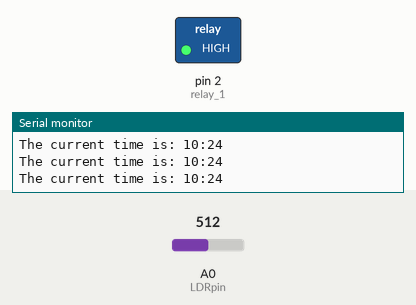
Recording of a sketch running on a simulated Arduino Uno, built with avr-gcc and run on an emulated ATmega328P. Shown: switched loads named in the sketch (green lamp = pin HIGH), the last lines printed to the serial monitor. The test bench sets the inputs (shaded band); at power-on: A0 (LDRpin) = 512. The local clock reads 2024-03-15 10:24:30 at power-on unless the sketch sets it.

Above: at 1.8 s.
1.9 s: A0 (LDRpin) set to 489
At 3.0 s:
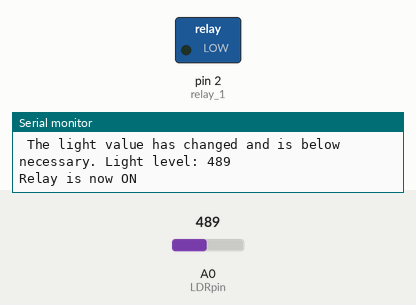
3.5 s: A0 (LDRpin) set to 510
At 4.4 s:
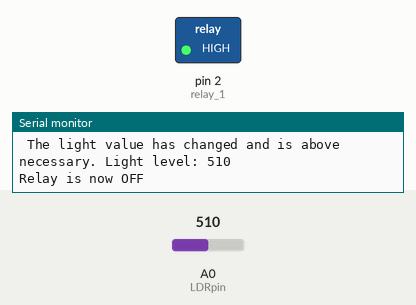
5.6 s: A0 (LDRpin) set to 490
At 7.0 s:
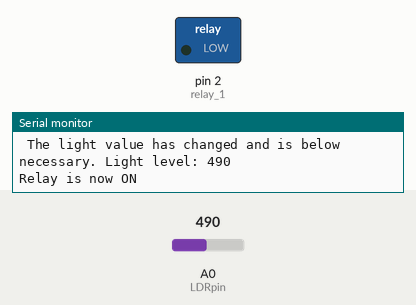
7.6 s: A0 (LDRpin) set to 511
At 9.6 s:
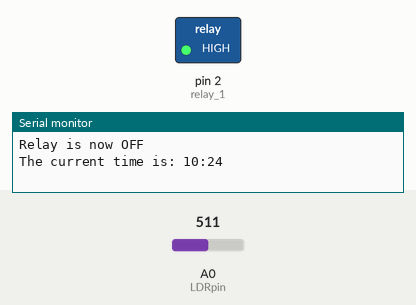
Timing chart, 0 to 10.7 s (numbered marks = the images above; inputs shaded):
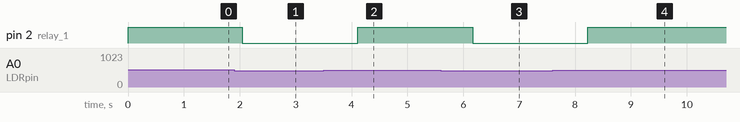

Measured:
- the behaviour switches between 501 and 500 on A0 (LDRpin) (found by bisection; images 0 and 1)
- after the input at 1.9 s, pin 2 (relay_1): HIGH → LOW after 0.15 s
- after the input at 3.5 s, pin 2 (relay_1): LOW → HIGH after 0.61 s
- after the input at 5.6 s, pin 2 (relay_1): HIGH → LOW after 0.57 s
- after the input at 7.6 s, pin 2 (relay_1): LOW → HIGH after 0.63 s

The sketch:

Lighting_system_V2.ino
```cpp
/*

    AUTOMATIC LIGHTING SYSTEM
      using an arduino uno


This code was written by Wessel M.
Last updated on 5-1-2019.

Feel free to use this code in you projects.
If you use this code in a tutorial, a reference to my github would be appreciated.
For information about this code visit my github.
 https://github.com/WesselM


Parts used:
 - Arduino Uno (REV 3)
 - Real Time Clock (Adafruit DS3231)
 - Photoresistor (Light Dependent Resistor)
 - 4 Channel relay module (2PH63083A)
 - GROW Led Strip (5050 LED Strip DC12V 3:1)
 - 10 K ohm resistor
 - Jumper wires (male-male & male-female)

Functions of the components.
  The Real Time Clock breakout board is a low-cost, extremely accurate I2C real-time clock (RTC).
    The device incorporates a battery input, and maintains accurate timekeeping when main power to the device is interrupted.
  The Photoresistor is an electrical component whose resistance is influenced by the amount of light.
    The resistance value of an LDR decreases as the LDR is illuminated more strongly.
  The 2PH63083A 4 channel relay module is used to control equipment with high currents.
    In this project, the relay switches the power to a water pump on or off.
  The GROW Led Strip is a led strip made specific for growing plants.
    It's 3 red, 1 blue color setup gives off a light that stimulates aplant grow and blooming.
  The 10 K ohm resistor has a constant resistance of 10 kilo ohm.


Connections:
  Arduino:        RTC DS3231:
  5V              VCC                             (positive power)
  GND             GND                             (negative power)
  SDA             SDA                             (I2C serial data transfer)
  SCL             SCL                             (I2C serial clock signal transfer)

  Arduino:        Extra:          Photoresistor:
  5V              --              left terminal   (positive power)
  GND             10K resistor    right terminal  (negative power)
  analog 0        --              right terminal  (data transfer)

  Arduino:        Relay:
  5V              VCC                             (positive power)
  GND             GND                             (negative power)
  digital 2       IN1                             (control signal)

  Power supply:   Relay:          GROW Led Strip:
  12 VDC          K1 NC           Positive wire   (positive power)
  GND             --              Negative wire   (negative power)

*/

//============================================================================================================================================//


// include the DS3231 libary from Rinky Dink Electronics (http://www.rinkydinkelectronics.com/library.php?id=73)
#include <DS3231.h>

// start an instance of the DS3231 class using the hardware I2C interface
DS3231  rtc(SDA, SCL);

// change the following values to suit your equipment
const int minimum_light_level = 500;
const int start_time = 1000;  // 10:00
const int end_time = 1630;    // 18:00

// I/O pin defenitions
const int LDRpin = A0;
const int relay_1 = 2;

// constant values
const int relay_on = 0;
const int relay_off = 1;

// global variables
int LDR_value = 0;
int lamp_status = 0;
int current_time = 0;
String time_string = "";


//============================================================================================================================================//


void setup() {
  // initialize serial communicatoin
  Serial.begin(9600);

  // initialize communiciation with the rtc breakout
  rtc.begin();

  // turn off the relay
  digitalWrite(relay_1, relay_off);

  // set the I/O pins as in- or output
  pinMode(relay_1, OUTPUT);
  pinMode(LDR_value, INPUT);
}


//============================================================================================================================================//


void loop(){
  // request the current time and convert it to an integer
  time_string = rtc.getTimeStr(FORMAT_SHORT);                                     // request the time using the I2C protocol on the RTC
  Serial.print("The current time is: ");
  Serial.println(time_string);                                                    // print out the current time "HH:MM". ("15:32")
  time_string.remove(2,1);                                                        // remove the third character ":". ("HH:MM" -> "HHMM")
  current_time = time_string.toInt();                                             // change the time string to an integer

  // if the relay is not already off, turn it off
  if (bitRead(PORTD, relay_1)!= 1);{                                              // bitRead(PORTD, relay_1) reads out the value off the relay pin
    digitalWrite(relay_1, relay_off);                                             // turn off the relay
  }

  while (start_time <= current_time and current_time < end_time) {
    // request the current time and convert it to an integer
    time_string = rtc.getTimeStr(FORMAT_SHORT);                                   // request the time using the I2C protocol on the RTC
    Serial.print("The current time is: ");
    Serial.println(time_string);                                                  // print out the current time "HH:MM". ("15:32")
    time_string.remove(2,1);                                                      // remove the third character ":". ("HH:MM" -> "HHMM")
    current_time = time_string.toInt();                                           // change the time string to an integer

    // read out the value from the photoresistor
    LDR_value = analogRead(LDRpin);

    // if there is less light than necessary and the relay is not already on, then turn it on
    if (LDR_value <= minimum_light_level and bitRead(PORTD, relay_1) != 0) {      // bitRead(PORTD, relay_1) reads out the value off the relay pin
      Serial.print(" \n The light value has changed and is below necessary. Light level: ");
      Serial.println(LDR_value);                                                  // print out the light value
      digitalWrite(relay_1, relay_on);                                            // turn on the relay
      Serial.println("Relay is now ON \n");
    }

    // if there is more light than necessary and the relay is not already off, then turn it off
    else if (LDR_value > minimum_light_level and bitRead(PORTD, relay_1)!= 1) {   // bitRead(PORTD, relay_1) reads out the value off the relay pi
      Serial.print(" \n The light value has changed and is above necessary. Light level: ");
      Serial.println(LDR_value);                                                  // print out the light value
      digitalWrite(relay_1, relay_off);                                           // turn off the relay
      Serial.println("Relay is now OFF \n");
    }

    delay(1000); // delay in between readouts
  }

  delay(5000);  // delay in between readouts
}
```
